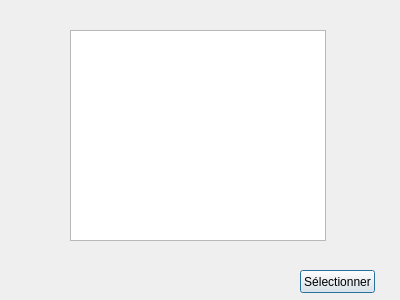
<?xml version="1.0" encoding="UTF-8"?>
<ui version="4.0">
 <class>Dialog</class>
 <widget class="QDialog" name="Dialog">
  <property name="geometry">
   <rect>
    <x>0</x>
    <y>0</y>
    <width>400</width>
    <height>300</height>
   </rect>
  </property>
  <property name="windowTitle">
   <string>Dialog</string>
  </property>
  <widget class="QListWidget" name="listWidget">
   <property name="geometry">
    <rect>
     <x>70</x>
     <y>30</y>
     <width>256</width>
     <height>211</height>
    </rect>
   </property>
  </widget>
  <widget class="QPushButton" name="pushButton">
   <property name="geometry">
    <rect>
     <x>300</x>
     <y>270</y>
     <width>75</width>
     <height>23</height>
    </rect>
   </property>
   <property name="text">
    <string>Sélectionner</string>
   </property>
  </widget>
 </widget>
 <resources/>
 <connections/>
</ui>
